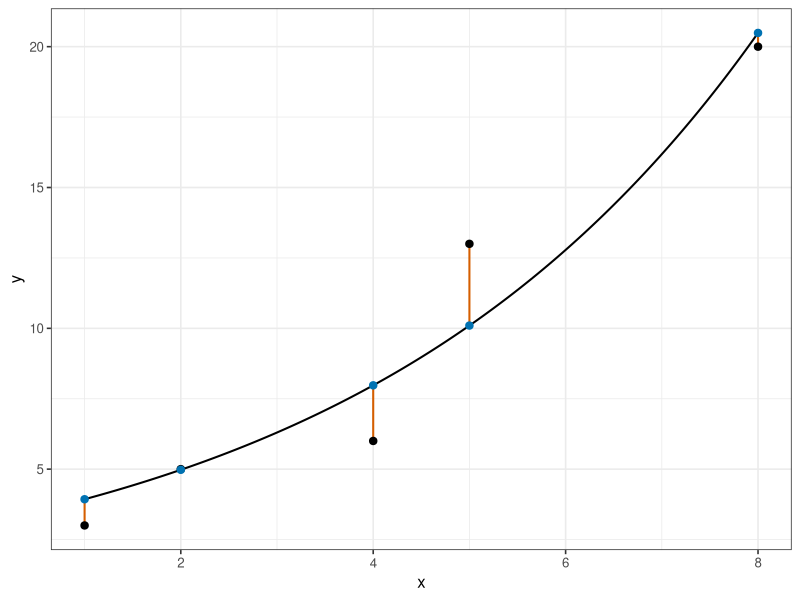

This chart was generated by the following R code:
# Used in: slides/05-multivariate-second-order/05-gaussnewton.tex
#
# Fits an exponential curve by nonlinear least squares and shows the observed
# values, fitted values, and residual segments used to motivate least-squares
# objectives before introducing Gauss-Newton.

set.seed(1L)

suppressPackageStartupMessages(library(ggplot2))

observations = data.frame(
  x = c(1, 2, 4, 5, 8),
  y = c(3, 5, 6, 13, 20)
)

fit = nls(
  y ~ a * exp(b * x),
  data = observations,
  start = list(a = 1, b = 0.2)
)

plot_data = transform(observations, fitted = as.numeric(predict(fit)))
curve_data = data.frame(x = seq(min(observations$x), max(observations$x), length.out = 200L))
curve_data$fitted = as.numeric(predict(fit, newdata = curve_data))

squares_plot = ggplot(plot_data, aes(x = x, y = y)) +
  geom_segment(aes(xend = x, yend = fitted), color = "#D55E00", linewidth = 0.7) +
  geom_line(data = curve_data, aes(y = fitted), color = "black", linewidth = 0.7) +
  geom_point(size = 2.2) +
  geom_point(aes(y = fitted), color = "#0072B2", size = 2.2) +
  labs(x = "x", y = "y") +
  theme_bw(base_size = 12)

if (interactive()) {
  print(squares_plot)
}

ggsave(
  filename = "../figure/squares.png",
  plot = squares_plot,
  width = 4,
  height = 3,
  dpi = 300
)
